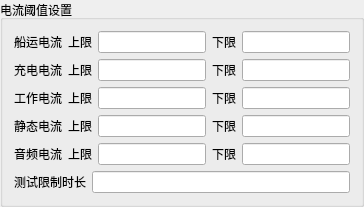
        <widget class="QGroupBox" name="groupBox_4">
         <property name="title">
          <string>电流阈值设置</string>
         </property>
         <layout class="QGridLayout" name="gridLayout_3">
          <item row="0" column="0">
           <layout class="QHBoxLayout" name="horizontalLayout_CargoCurrent">
            <item>
             <widget class="QLabel" name="label_CargoCurrent">
              <property name="text">
               <string>船运电流</string>
              </property>
             </widget>
            </item>
            <item>
             <layout class="QHBoxLayout" name="horizontalLayout_CargoCurrentLimits">
              <item>
               <widget class="QLabel" name="label_CargoCurrentUpper">
                <property name="text">
                 <string>上限</string>
                </property>
               </widget>
              </item>
              <item>
               <widget class="QLineEdit" name="lineEdit_CargoCurrentUpper"/>
              </item>
             </layout>
            </item>
            <item>
             <layout class="QHBoxLayout" name="horizontalLayout_CargoCurrentLower">
              <item>
               <widget class="QLabel" name="label_CargoCurrentLower">
                <property name="text">
                 <string>下限</string>
                </property>
               </widget>
              </item>
              <item>
               <widget class="QLineEdit" name="lineEdit_CargoCurrentLower"/>
              </item>
             </layout>
            </item>
           </layout>
          </item>
          <item row="1" column="0">
           <layout class="QHBoxLayout" name="horizontalLayout_ChargingCurrent">
            <item>
             <widget class="QLabel" name="label_ChargingCurrent">
              <property name="text">
               <string>充电电流</string>
              </property>
             </widget>
            </item>
            <item>
             <layout class="QHBoxLayout" name="horizontalLayout_ChargingCurrentLimits">
              <item>
               <widget class="QLabel" name="label_ChargingCurrentUpper">
                <property name="text">
                 <string>上限</string>
                </property>
               </widget>
              </item>
              <item>
               <widget class="QLineEdit" name="lineEdit_ChargingCurrentUpper"/>
              </item>
             </layout>
            </item>
            <item>
             <layout class="QHBoxLayout" name="horizontalLayout_ChargingCurrentLower">
              <item>
               <widget class="QLabel" name="label_ChargingCurrentLower">
                <property name="text">
                 <string>下限</string>
                </property>
               </widget>
              </item>
              <item>
               <widget class="QLineEdit" name="lineEdit_ChargingCurrentLower"/>
              </item>
             </layout>
            </item>
           </layout>
          </item>
          <item row="2" column="0">
           <layout class="QHBoxLayout" name="horizontalLayout_WorkingCurrent">
            <item>
             <widget class="QLabel" name="label_WorkingCurrent">
              <property name="text">
               <string>工作电流</string>
              </property>
             </widget>
            </item>
            <item>
             <layout class="QHBoxLayout" name="horizontalLayout_WorkingCurrentLimits">
              <item>
               <widget class="QLabel" name="label_WorkingCurrentUpper">
                <property name="text">
                 <string>上限</string>
                </property>
               </widget>
              </item>
              <item>
               <widget class="QLineEdit" name="lineEdit_WorkingCurrentUpper"/>
              </item>
             </layout>
            </item>
            <item>
             <layout class="QHBoxLayout" name="horizontalLayout_WorkingCurrentLower">
              <item>
               <widget class="QLabel" name="label_WorkingCurrentLower">
                <property name="text">
                 <string>下限</string>
                </property>
               </widget>
              </item>
              <item>
               <widget class="QLineEdit" name="lineEdit_WorkingCurrentLower"/>
              </item>
             </layout>
            </item>
           </layout>
          </item>
          <item row="3" column="0">
           <layout class="QHBoxLayout" name="horizontalLayout_StaticCurrent">
            <item>
             <widget class="QLabel" name="label_StaticCurrent">
              <property name="text">
               <string>静态电流</string>
              </property>
             </widget>
            </item>
            <item>
             <layout class="QHBoxLayout" name="horizontalLayout_StaticCurrentLimits">
              <item>
               <widget class="QLabel" name="label_StaticCurrentUpper">
                <property name="text">
                 <string>上限</string>
                </property>
               </widget>
              </item>
              <item>
               <widget class="QLineEdit" name="lineEdit_StaticCurrentUpper"/>
              </item>
             </layout>
            </item>
            <item>
             <layout class="QHBoxLayout" name="horizontalLayout_StaticCurrentLower">
              <item>
               <widget class="QLabel" name="label_StaticCurrentLower">
                <property name="text">
                 <string>下限</string>
                </property>
               </widget>
              </item>
              <item>
               <widget class="QLineEdit" name="lineEdit_StaticCurrentLower"/>
              </item>
             </layout>
            </item>
           </layout>
          </item>
          <item row="4" column="0">
           <layout class="QHBoxLayout" name="horizontalLayout_AudioCurrent">
            <item>
             <widget class="QLabel" name="label_AudioCurrent">
              <property name="text">
               <string>音频电流</string>
              </property>
             </widget>
            </item>
            <item>
             <layout class="QHBoxLayout" name="horizontalLayout_AudioCurrentLimits">
              <item>
               <widget class="QLabel" name="label_AudioCurrentUpper">
                <property name="text">
                 <string>上限</string>
                </property>
               </widget>
              </item>
              <item>
               <widget class="QLineEdit" name="lineEdit_AudioCurrentUpper"/>
              </item>
             </layout>
            </item>
            <item>
             <layout class="QHBoxLayout" name="horizontalLayout_AudioCurrentLower">
              <item>
               <widget class="QLabel" name="label_AudioCurrentLower">
                <property name="text">
                 <string>下限</string>
                </property>
               </widget>
              </item>
              <item>
               <widget class="QLineEdit" name="lineEdit_AudioCurrentLower"/>
              </item>
             </layout>
            </item>
           </layout>
          </item>
          <item row="5" column="0">
           <layout class="QHBoxLayout" name="horizontalLayout_TestDuration">
            <item>
             <widget class="QLabel" name="label_TestDuration">
              <property name="text">
               <string>测试限制时长</string>
              </property>
             </widget>
            </item>
            <item>
             <widget class="QLineEdit" name="lineEdit_TestDuration"/>
            </item>
           </layout>
          </item>
         </layout>
        </widget>
